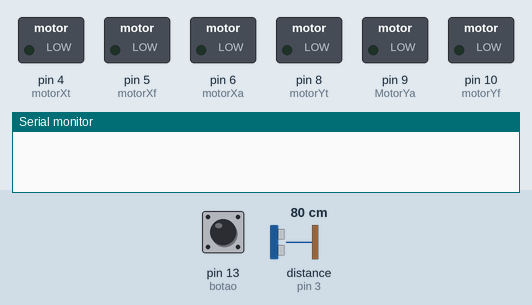
This sketch was run on a simulated Arduino Leonardo, built with avr-gcc and run on an emulated ATmega32U4. Parts: switched loads named in the sketch (green lamp = pin HIGH), the last lines printed to the serial monitor. Dashed ring = blinking. The inputs (shaded band) are chosen by the test bench; at power-on: pin 13 (botao) HIGH, distance to the obstacle (sensor on pin 3) 80 cm. The echo pulse lasts 58.3 µs per cm; pins used as bus, display or sensor lines are not drawn.

Above: at 1.2 s.
1.3 s: pin 13 (botao) pulled LOW for 0.15 s
At 3.6 s:
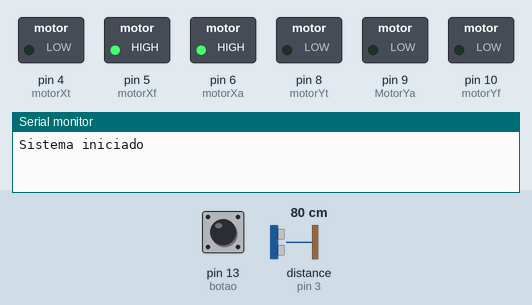
At 9.6 s:
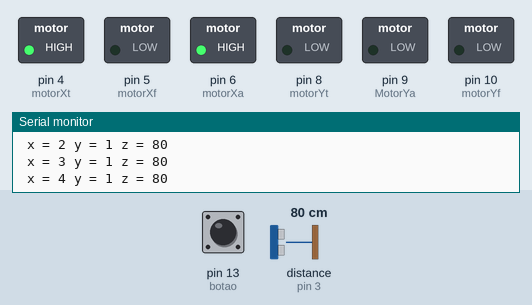
Timing chart, 0 to 16.4 s (numbered marks = the images above; inputs shaded):
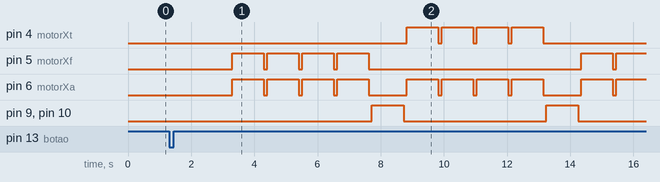

Measured:
- after the input at 1.3 s, pin 4 (motorXt): alternates HIGH for 1.0 s and LOW for 0.11 s, 8 changes in all, then stays LOW, starting after 7.5 s; pin 5 (motorXf): goes 3 × (HIGH 1.0 s, LOW 0.11 s), HIGH 1.0 s, LOW 6.7 s, HIGH 1.0 s, LOW 0.11 s, then HIGH, starting after 2.0 s

The sketch:

TesteComMotor.ino
```cpp
//Programa: Varredura de Superfície
//Autor: Leonardo Gabriel Cardoso de Moraes
//Curso: Engenharia da Computação
//Intituição: UFPA

int SonarTrigger = 2;
int SonarEcho = 3;

int distancia = 0;
int tempo = 0;

String x = "x";
String y = "y";
int xi = 0;
int yi = 0;
int continua = 0;

#define botao 13

#define motorXf 5
#define motorXt 4
#define motorXa 6

#define motorYf 10
#define motorYt 8
#define MotorYa 9

void giroHorario(String motor) {
  if (motor == "x" ) {
    digitalWrite(motorXa, HIGH);
    digitalWrite(motorXf, HIGH);
    digitalWrite(motorXt, LOW);
  } else if (motor == "y") {
    digitalWrite(MotorYa, HIGH);
    digitalWrite(motorYf, HIGH);
    digitalWrite(motorYt, LOW);
  }
}

void giroAntiHorario(String motor) {
  if (motor == "x" ) {
    digitalWrite(motorXa, HIGH);
    digitalWrite(motorXf, LOW);
    digitalWrite(motorXt, HIGH);
  } else if (motor == "y") {
    digitalWrite(MotorYa, HIGH);
    digitalWrite(motorYf, LOW);
    digitalWrite(motorYt, HIGH);
  }
}

void desligaMotor(String motor) {
  if (motor == "x" ) {
    digitalWrite(motorXa, LOW);
    digitalWrite(motorXf, LOW);
    digitalWrite(motorXt, LOW);
  } else if (motor == "y") {
    digitalWrite(MotorYa, LOW);
    digitalWrite(motorYf, LOW);
    digitalWrite(motorYt, LOW);
  }
}

int cm() {
  //código sensor
  digitalWrite(SonarTrigger, LOW); // Estabiliza sensor
  delayMicroseconds(2);

  digitalWrite(SonarTrigger, HIGH); // Envia um pulso para ativar
  delayMicroseconds(10);
  digitalWrite(SonarTrigger, LOW);

  tempo = pulseIn(SonarEcho, HIGH); // Função que recebe um pulso e retorna o valor em tempo da duração deste pulsi, em microsegundos
  distancia = tempo / 58.2; // Distancia = tempo * velocidade do som / 2 (Velocidade do som é 340 m/s)
  return distancia;
}

void setup()
{
  pinMode(SonarTrigger, OUTPUT);
  pinMode(SonarEcho, INPUT);
  pinMode(botao, INPUT_PULLUP);
  Serial.begin(9600);

  pinMode(motorXt, OUTPUT);  // para trás
  pinMode(motorXf, OUTPUT);  // para frente
  pinMode(motorXa, OUTPUT);  // aciona o motor A

  pinMode(motorYt, OUTPUT);  // para trás
  pinMode(motorYf, OUTPUT);  // para frente
  pinMode(MotorYa, OUTPUT);  // aciona o motor B
}

void loop()
{
  if (!digitalRead(botao)) {
    continua = 0;
    delay(2000);
    Serial.println("Sistema iniciado");
    while (continua == 0) {
      for (int j = 1; j <= 6; j++) {
        for (int i = 1; i <= 4; i++) {
          xi = i;
          yi = j;
          giroHorario(x);
          delay(1000);
          desligaMotor(x);
          delay(100);
          Serial.print(" x = ");
          Serial.print(xi);
          Serial.print(" y = ");
          Serial.print(yi);
          Serial.print(" z = ");
          Serial.println(cm());
          if (i == 4) {
            giroHorario(y);
            delay(1000);
            desligaMotor(y);
            delay(100);
            j = j+1;
            yi = j;
          }
        }
        for (int i = 4; i >= 1; i--) {
          xi = i;
          yi = j;
          giroAntiHorario(x);
          delay(1000);
          desligaMotor(x);
          delay(100);
          Serial.print(" x = ");
          Serial.print(xi);
          Serial.print(" y = ");
          Serial.print(yi);
          Serial.print(" z = ");
          Serial.println(cm());
          if (i == 1) {
            giroHorario(y);
            delay(1000);
            desligaMotor(y);
            delay(100);
          }
        }
      }
      continua = 1;
    }
  }
}
```
